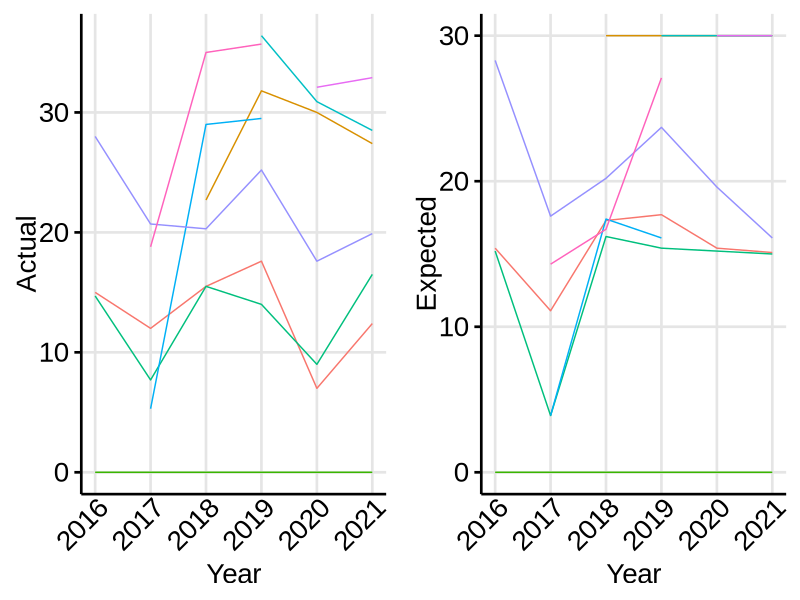

This chart was generated by the following R code: (Note: this script raises an error after producing the figure.)
## ---- chunk 1
library(ggplot2)
library(magrittr)
library(dplyr)
library(gridExtra)
library(flextable)


theme_doc<- function(base_size = 20, base_family = "Arial") { #this function sets the theme for the whole figure
  theme_bw(base_size = base_size, base_family = base_family) %+replace% #also note that this creates a bunch of font warnings that are not a real problem, I just haven't dealt with it yet
#  theme_bw()+
    theme(
      plot.title=element_text(size=20,colour='black',hjust = 0.5),
      plot.background=element_blank(),
      panel.grid.minor=element_blank(),
      panel.grid.major=element_line(color="grey90"),
      panel.border = element_blank(),
      panel.background = element_blank(),
      axis.line.x = element_line(colour='black'),
      axis.line.y = element_line(colour='black'),
      axis.text=element_text(size=20,colour='black'),
      axis.ticks.y=element_line(colour='black'),
      axis.ticks.x=element_blank(),
      axis.title.y=element_text(colour='black',angle=90),
      axis.title.x=element_text(colour='black'),
      legend.background=element_blank(),
      legend.text=element_text(colour='black',size=20),
      legend.title=element_text(colour='black',size=20),
      legend.position = "none",
      strip.background=element_blank(),
      strip.text=element_text(size=20,colour='black'),
      axis.text.x = element_text(angle = 45, hjust=1, vjust=1.1)
    )
}
dummy<-read.csv("OBS_rates.csv")
p1<-ggplot(data=dummy, aes(x=Year, y=Actual, color=Strata))+
         geom_line()+
  theme_doc()
p2<-ggplot(data=dummy, aes(x=Year, y=Expected, color=Strata))+
         geom_line()+
  theme_doc()
grid.arrange(p1,p2, nrow=1)
## ---- chunk 2

# Create a flextable
dummy%>%
  flextable() %>%
  font(part="all", font="New Times Roman")%>%
  set_caption(caption=paste0("Table ", params$chapter, ".", params$appendix, ".2. Count of  ",params$name, " lengths measured by at-sea and port observers by area, year, and gear. Gear types include pelagic trawl (PTR), non-pelagic trawl (NPT), pot (POT), or hook and line (HAL). Areas include the Aleutian Islands (AI), Bering Sea (BS), Western Gulf of Alaska (WGOA), Central Gulf of Alaska (CGOA), West Yakutat (WY), and East Yakutat (EY)."))
## ---- chunk 3
p3<-ggplot(data=dummy, aes(x=Year, y=Actual, color=Strata))+
         geom_line()+
  theme_doc()
p4<-ggplot(data=dummy, aes(x=Year, y=Expected, color=Strata))+
         geom_line()+
  theme_doc()
grid.arrange(p3,p4, nrow=1)
## ---- chunk 4
ggplot(data=dummy, aes(x=Year, y=Actual, color=Strata))+
         geom_line()+
  theme_doc()

## ---- chunk 5
ggplot(data=dummy, aes(x=Year, y=Actual, color=Strata))+
         geom_line()+
  theme_doc()

## ---- chunk 6
ggplot(data=dummy, aes(x=Year, y=Actual, color=Strata))+
         geom_line()+
  theme_doc()
